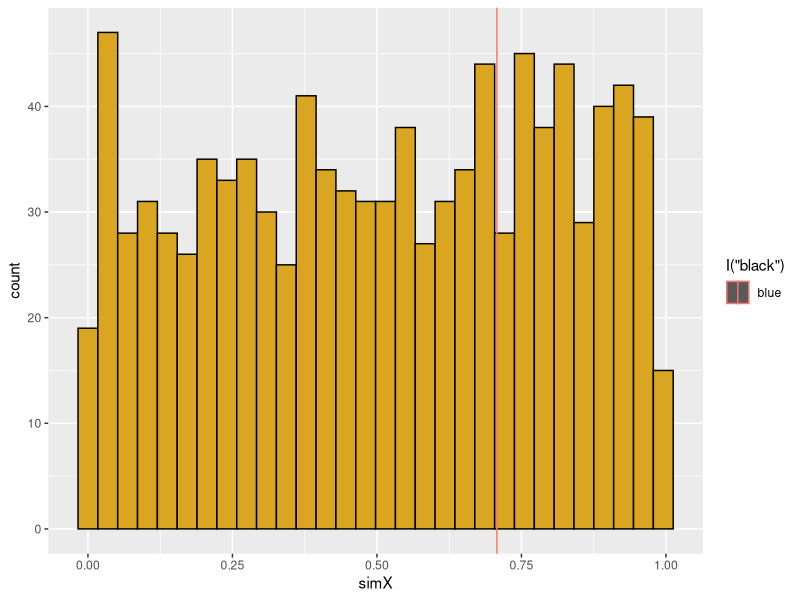
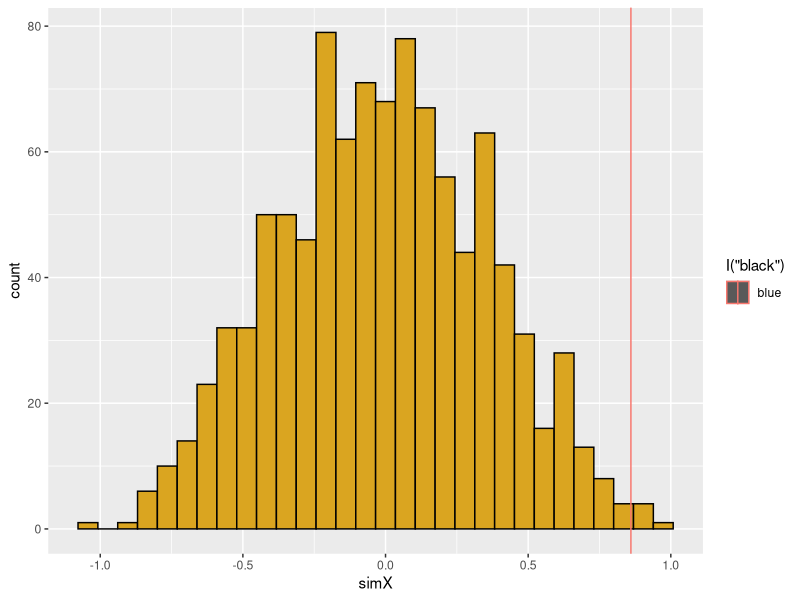

Write the R code that produced these figures, in order.
# Randomization test for regression data
# 3 April 2018
# DMH

# Preliminaries
library(ggplot2)
library(TeachingDemos)
char2seed("Cruel April")


########################################################
# FUNCTION: readData
# read in or generate data frame 
# input: file name (or nothing for demo) 
# output: 3-column data frame of observed data (ID, x, y)
# will need to completely re-do this anyway because we'll actually be reading in data 
# tip for future teaching this course is give us fake data files before class so we can practice writing functions that will actually read in the data!
#------------------------------------------------------
readData <- function(z=NULL) {
  if(is.null(z)) {
    xVar <- 1:20 
    yVar <- xVar +10*rnorm(20)
    dF <- data.frame(ID=seq_along(xVar), xVar, yVar)
    
    return(dF)
    
  }
}
readData()

########################################################
# FUNCTION: getMetric
# calculate metric for randomization test
# input: 3- column data frame for regression
# output: regression slope (single number from randomization test notes)
#------------------------------------------------------
getMetric <- function(z=NULL) {
  if(is.null(z)){
    xVar <- 1:20 
    yVar <- xVar +10*rnorm(20)
    z <- data.frame(ID=seq_along(xVar), xVar, yVar)
  }
  . <- lm(z[,3]~z[,2]) 
  . <- summary(.)
  . <- .$coefficients[2,1]
  slope <- . 
  return(slope) 
}
getMetric()

########################################################
# FUNCTION: shuffleData
# randomization data for regression analysis
# input: 3-column data frame (ID, xVar, yVar)
# output: 3-column data frame (ID, xVar, yVar) (just shuffled up!)
#------------------------------------------------------
shuffleData <- function(z=NULL) {
  if(is.null(z)){
    xVar <- 1:20 
    yVar <- xVar +10*rnorm(20)
    z <- data.frame(ID=seq_along(xVar), xVar, yVar)
  }
  z[,3] <- sample(z[,3]) # reshuffling the y values 
  # de-coupling pattern between x and y 
  # default is replace = FALSE so in one swoop shuffles data randomly
  
  return(z)
}
shuffleData()

########################################################
# FUNCTION: getPVAL
# calculate p value for observed, simulated data
# input: list of observed metric and vector of simulated metric
# output: lower, upper tail probability vector 
#------------------------------------------------------
getPVAL <- function(z=NULL) {
  if(is.null(z)){
    z <- list(xObs=runif(1), xSim=runif(1000)) }
  pLower <- mean(z[[2]]<=z[[1]]) 
  pUpper <- mean(z[[2]]>=z[[1]])
  
  return(c(pL=pLower,pU=pUpper))
}
getPVAL()

######################################
# FUNCTION: plotRanTest
# ggplot graph
# input: list of observed metric and vector of simulated metric
# output: ggplot graph
#-------------------------------------
plotRanTest <-function(z=NULL){
  if(is.null(z)){
    z <- list(xObs=runif(1),xSim=runif(1000)) }
  dF <- data.frame(ID=seq_along(z[[2]]),simX=z[[2]])
  p1 <- ggplot(data=dF,mapping=aes(x=simX))
  p1 + geom_histogram(mapping=aes(fill=I("goldenrod"),color=I("black"))) + geom_vline(aes(xintercept=z[[1]],color="blue"))
}
plotRanTest()


#---------------------------------------------------
# main body of code 
nSim <- 1000 # number of simulations 
Xsim <- rep(NA, nSim) # will hold simulated slopes 

dF <- readData()
Xobs <- getMetric(dF)

# loop through to create 1000 simulated slopes for xSim vector
for (i in seq_len(nSim)){
  Xsim[i] <- getMetric(shuffleData(dF))
}

# creating the list structure that we need for final function
slopes <- list(Xobs, Xsim)
getPVAL(slopes)
# found that 98.7% of simulated slopes are to the left of the Xobs and only 1.3% are to the right


plotRanTest(slopes)
